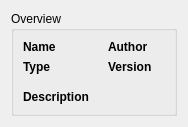
<?xml version="1.0" encoding="UTF-8"?>
<ui version="4.0">
 <class>EffectWidget</class>
 <widget class="QWidget" name="EffectWidget">
  <property name="geometry">
   <rect>
    <x>0</x>
    <y>0</y>
    <width>180</width>
    <height>112</height>
   </rect>
  </property>
  <property name="sizePolicy">
   <sizepolicy hsizetype="Minimum" vsizetype="Minimum">
    <horstretch>0</horstretch>
    <verstretch>0</verstretch>
   </sizepolicy>
  </property>
  <property name="windowTitle">
   <string>Form</string>
  </property>
  <layout class="QVBoxLayout" name="verticalLayout">
   <item>
    <widget class="QGroupBox" name="groupBox">
     <property name="sizePolicy">
      <sizepolicy hsizetype="Minimum" vsizetype="Minimum">
       <horstretch>0</horstretch>
       <verstretch>0</verstretch>
      </sizepolicy>
     </property>
     <property name="title">
      <string>Overview</string>
     </property>
     <layout class="QGridLayout" name="gridLayout">
      <item row="0" column="0">
       <widget class="QLabel" name="nameLabel">
        <property name="font">
         <font>
          <weight>75</weight>
          <bold>true</bold>
         </font>
        </property>
        <property name="text">
         <string>Name</string>
        </property>
       </widget>
      </item>
      <item row="0" column="1">
       <widget class="QLabel" name="nameValueLabel">
        <property name="text">
         <string/>
        </property>
       </widget>
      </item>
      <item row="0" column="2">
       <widget class="QLabel" name="authorLabel">
        <property name="font">
         <font>
          <weight>75</weight>
          <bold>true</bold>
         </font>
        </property>
        <property name="text">
         <string>Author</string>
        </property>
       </widget>
      </item>
      <item row="0" column="3">
       <widget class="ExtendedLabel" name="authorValueLabel">
        <property name="text">
         <string/>
        </property>
       </widget>
      </item>
      <item row="1" column="0">
       <widget class="QLabel" name="typeLabel">
        <property name="font">
         <font>
          <weight>75</weight>
          <bold>true</bold>
         </font>
        </property>
        <property name="text">
         <string>Type</string>
        </property>
       </widget>
      </item>
      <item row="1" column="1">
       <widget class="QLabel" name="typeValueLabel">
        <property name="text">
         <string/>
        </property>
       </widget>
      </item>
      <item row="1" column="2">
       <widget class="QLabel" name="versionLabel">
        <property name="font">
         <font>
          <weight>75</weight>
          <bold>true</bold>
         </font>
        </property>
        <property name="text">
         <string>Version</string>
        </property>
       </widget>
      </item>
      <item row="1" column="3">
       <widget class="QLabel" name="versionValueLabel">
        <property name="text">
         <string/>
        </property>
       </widget>
      </item>
      <item row="3" column="0">
       <widget class="QLabel" name="descLabel">
        <property name="font">
         <font>
          <weight>75</weight>
          <bold>true</bold>
         </font>
        </property>
        <property name="text">
         <string>Description</string>
        </property>
        <property name="wordWrap">
         <bool>false</bool>
        </property>
       </widget>
      </item>
      <item row="3" column="1" colspan="3">
       <widget class="QLabel" name="descValueLabel">
        <property name="text">
         <string/>
        </property>
        <property name="wordWrap">
         <bool>true</bool>
        </property>
       </widget>
      </item>
      <item row="2" column="0">
       <spacer name="verticalSpacer">
        <property name="orientation">
         <enum>Qt::Vertical</enum>
        </property>
        <property name="sizeType">
         <enum>QSizePolicy::Fixed</enum>
        </property>
        <property name="sizeHint" stdset="0">
         <size>
          <width>0</width>
          <height>10</height>
         </size>
        </property>
       </spacer>
      </item>
     </layout>
    </widget>
   </item>
  </layout>
 </widget>
 <customwidgets>
  <customwidget>
   <class>ExtendedLabel</class>
   <extends>QLabel</extends>
   <header>ExtendedLabel.h</header>
  </customwidget>
 </customwidgets>
 <resources/>
 <connections/>
</ui>
